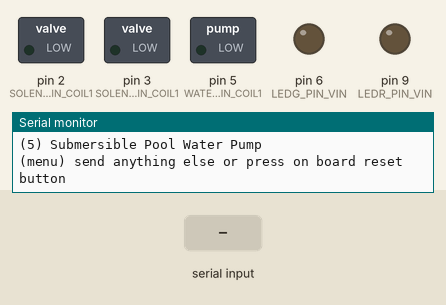
Bench run of a sketch on a simulated Arduino Uno, built with avr-gcc and run on an emulated ATmega328P. Shown: switched loads named in the sketch (green lamp = pin HIGH), output pins drawn as LEDs (lit = HIGH), the last lines printed to the serial monitor. Inputs (shaded band) come from the test bench.

Above: at 1.0 s.
1.1 s: "1" received over Serial
At 1.25 s:
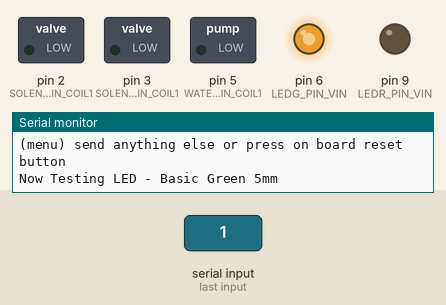
At 2.45 s:
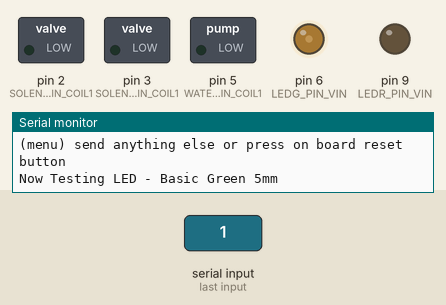
Timing chart, 0 to 10.1 s (numbered marks = the images above; inputs shaded):
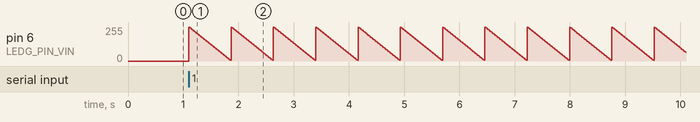

The sketch:

Firmware.ino
```cpp
// Include Libraries
#include "Arduino.h"
#include "LED.h"
#include "SolenoidValve.h"
#include "Pump.h"


// Pin Definitions
#define LEDG_PIN_VIN	6
#define LEDR_PIN_VIN	9
#define SOLENOIDVALVE1_1_PIN_COIL1	2
#define SOLENOIDVALVE2_2_PIN_COIL1	3
#define WATERPUMP_PIN_COIL1	5


// Global variables and defines

// object initialization
LED ledG(LEDG_PIN_VIN);
LED ledR(LEDR_PIN_VIN);
SolenoidValve solenoidValve1_1(SOLENOIDVALVE1_1_PIN_COIL1);
SolenoidValve solenoidValve2_2(SOLENOIDVALVE2_2_PIN_COIL1);
Pump waterpump(WATERPUMP_PIN_COIL1);


// define vars for testing menu
const int timeout = 10000;       //define timeout of 10 sec
char menuOption = 0;
long time0;

// Setup the essentials for your circuit to work. It runs first every time your circuit is powered with electricity.
void setup()
{
    // Setup Serial which is useful for debugging
    // Use the Serial Monitor to view printed messages
    Serial.begin(9600);
    while (!Serial) ; // wait for serial port to connect. Needed for native USB
    Serial.println("start");


    menuOption = menu();

}

// Main logic of your circuit. It defines the interaction between the components you selected. After setup, it runs over and over again, in an eternal loop.
void loop()
{


    if(menuOption == '1') {
    // LED - Basic Green 5mm - Test Code
    // The LED will turn on and fade till it is off
    for(int i=255 ; i> 0 ; i -= 5)
    {
    ledG.dim(i);                      // 1. Dim Led
    delay(15);                               // 2. waits 5 milliseconds (0.5 sec). Change the value in the brackets (500) for a longer or shorter delay in milliseconds.
    }
    ledG.off();                        // 3. turns off
    }
    else if(menuOption == '2') {
    // LED - Basic Red 5mm - Test Code
    // The LED will turn on and fade till it is off
    for(int i=255 ; i> 0 ; i -= 5)
    {
    ledR.dim(i);                      // 1. Dim Led
    delay(15);                               // 2. waits 5 milliseconds (0.5 sec). Change the value in the brackets (500) for a longer or shorter delay in milliseconds.
    }
    ledR.off();                        // 3. turns off
    }
    else if(menuOption == '3') {
    // 12V Solenoid Valve - 3/4'' #1 - Test Code
    // The solenoid valve will turn on and off for 500ms (0.5 sec)
    solenoidValve1_1.on(); // 1. turns on
    delay(500);       // 2. waits 500 milliseconds (0.5 sec). Change the value in the brackets (500) for a longer or shorter delay in milliseconds.
    solenoidValve1_1.off();// 3. turns off
    delay(500);       // 4. waits 500 milliseconds (0.5 sec). Change the value in the brackets (500) for a longer or shorter delay in milliseconds.

    }
    else if(menuOption == '4') {
    // 12V Solenoid Valve - 3/4'' #2 - Test Code
    // The solenoid valve will turn on and off for 500ms (0.5 sec)
    solenoidValve2_2.on(); // 1. turns on
    delay(500);       // 2. waits 500 milliseconds (0.5 sec). Change the value in the brackets (500) for a longer or shorter delay in milliseconds.
    solenoidValve2_2.off();// 3. turns off
    delay(500);       // 4. waits 500 milliseconds (0.5 sec). Change the value in the brackets (500) for a longer or shorter delay in milliseconds.

    }
    else if(menuOption == '5') {
    // Submersible Pool Water Pump - Test Code
    // The water pump will turn on and off for 2000ms (4 sec)
    waterpump.on(); // 1. turns on
    delay(2000);       // 2. waits 500 milliseconds (0.5 sec).
    waterpump.off();// 3. turns off
    delay(2000);       // 4. waits 500 milliseconds (0.5 sec).

    }

    if (millis() - time0 > timeout)
    {
        menuOption = menu();
    }

}


// Menu function for selecting the components to be tested
// Follow serial monitor for instrcutions
char menu()
{

    Serial.println(F("\nWhich component would you like to test?"));
    Serial.println(F("(1) LED - Basic Green 5mm"));
    Serial.println(F("(2) LED - Basic Red 5mm"));
    Serial.println(F("(3) 12V Solenoid Valve - 3/4'' #1"));
    Serial.println(F("(4) 12V Solenoid Valve - 3/4'' #2"));
    Serial.println(F("(5) Submersible Pool Water Pump"));
    Serial.println(F("(menu) send anything else or press on board reset button\n"));
    while (!Serial.available());

    // Read data from serial monitor if received
    while (Serial.available())
    {
        char c = Serial.read();
        if (isAlphaNumeric(c))
        {

            if(c == '1')
    			Serial.println(F("Now Testing LED - Basic Green 5mm"));
    		else if(c == '2')
    			Serial.println(F("Now Testing LED - Basic Red 5mm"));
    		else if(c == '3')
    			Serial.println(F("Now Testing 12V Solenoid Valve - 3/4'' #1"));
    		else if(c == '4')
    			Serial.println(F("Now Testing 12V Solenoid Valve - 3/4'' #2"));
    		else if(c == '5')
    			Serial.println(F("Now Testing Submersible Pool Water Pump"));
            else
            {
                Serial.println(F("illegal input!"));
                return 0;
            }
            time0 = millis();
            return c;
        }
    }
}
```

LED.cpp
```cpp
#include "LED.h"

LED::LED(const int pin) : Switchable(pin){

}
```

LED.h
```cpp
#ifndef RGBLED_H
#define RGBLED_H

#include "Switchable.h"

class LED : public Switchable
{
	public:
		LED(const int pin);
};

#endif //__LED_H
```

Pump.cpp
```cpp
#include "Pump.h"

Pump::Pump(const int pin) : Switchable(pin)
{

}
```

Pump.h
```cpp
/** \addtogroup Pump
 *  @{
 */
#ifndef PUMP_H
#define PUMP_H

#include "Switchable.h"

//pump driver class:
class Pump : public Switchable {
    public:
        Pump(const int pin);
};

#endif //PUMP_H
 /** @}*/
```

SolenoidValve.cpp
```cpp
#include "SolenoidValve.h"

/* This file is empty because the functionalty of SolenoidValve
 * is implemented in Switchable
 */
 
```

SolenoidValve.h
```cpp
#ifndef _SOLENOID_VALVE_H_
#define _SOLENOID_VALVE_H_

#include "Switchable.h"

//solenoid driver class:
class SolenoidValve : public Switchable {
    public:
    SolenoidValve(const int pin) : Switchable(pin) {}
};

#endif // _SOLENOID_VALVE_H_
 
```

Switchable.cpp
```cpp
#include "Switchable.h"
#include <Arduino.h>

Switchable::Switchable(const int pin) : m_pin(pin)
{
    // Set pin as output
    pinMode(m_pin, OUTPUT);
    // Start state if off
	off();
}

//turn on:
void Switchable::on()
{
	digitalWrite(m_pin, 1); //high
	m_state = true;
}

//turn off:
void Switchable::off()
{
	digitalWrite(m_pin, 0); //low
	m_state = false;
}

void Switchable::toggle()
{
	digitalWrite(m_pin, !m_state); //low
	m_state = !m_state;
}

// dim pin
void Switchable::dim(int dimVal)
{
    analogWrite(m_pin, dimVal);
}

bool Switchable::getState()
{
    return m_state;
}

void Switchable::setState(bool state)
{
    digitalWrite(m_pin, state);
    m_state = state;
}
```

Switchable.h
```cpp
#ifndef _SWITCHABLE_H_
#define _SWITCHABLE_H_

//Base class for output that can be switched on/off via single digital pin:
class Switchable
{
	public:

		// Consturcutor accepts pin number for output
	    Switchable(const int pin);

		// Turn pin on
		void on();

	    // Turn pin off
		void off();

		// Toggle pin
		void toggle();

		// dim pin
		void dim(int dimVal);

		// Get current state
		bool getState();

		// Set state with bool variable
		void setState(bool state);

	private:

		const int m_pin; 	//output pin
		bool m_state;		//current state
};

#endif // _SWITCHABLE_H_
 
```

Measured:
- after the input at 1.1 s, pin 6 (LEDG_PIN_VIN): ramps from 255/255 to 5/255 and jumps back, once every 0.77 s
